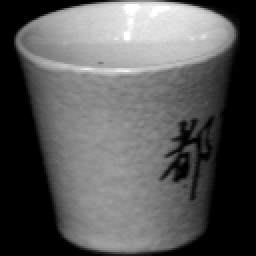
#> input picture LDMGI_code_toRun/data/coil20/obj12__56.png, 128 x 128 px (shown 2 times larger); its folder holds 4 pictures in this run
$ python -i download_COIL.py   (imports and definitions only)
#> lines starting #> are read from the running program, lines starting #| are printed output that depends on the picture
"""
Data loading and preprocessing for COIL-20 dataset
Assumes data is already in ./data/coil20/
"""

import numpy as np
import os
from PIL import Image
import glob


def load_coil20_images(data_dir='./data/coil20',
                       use_pca=False, n_components=None,
                       normalization='global'):
    """
    Load COIL-20 images from ./data/coil20/

    Handles multiple naming conventions:
    - obj{id}__{angle}.png where angle can be:
      * 0, 5, 10, ..., 355 (72 views, 5-degree increments)
      * 0, 1, 2, ..., 71 (72 views, sequential)

    Parameters:
    -----------
    data_dir : str
        Directory containing COIL-20 PNG files (default: './data/coil20')
    use_pca : bool
        Whether to apply PCA dimensionality reduction
    n_components : int
        Number of PCA components (if use_pca=True)
    normalization : str
        'global': normalize each feature across all images (recommended)
        'local': normalize each image independently
        'none': no normalization

    Returns:
    --------
    X : numpy.ndarray, shape (n_images, d)
        Feature matrix
    labels : numpy.ndarray, shape (n_images,)
        Object labels (0-19)
    """
#> called with data_dir = './data/coil20', use_pca = False, normalization = 'global'

    print(f"Loading COIL-20 images from {data_dir}...")

    # Check if directory exists
    if not os.path.exists(data_dir):
        raise FileNotFoundError(
            f"Directory not found: {data_dir}\n"
            f"Please place COIL-20 images in ./data/coil20/"
        )

    # Find all PNG files
    all_files = glob.glob(os.path.join(data_dir, "*.png"))

    if len(all_files) == 0:
        raise FileNotFoundError(
            f"No PNG files found in {data_dir}\n"
            f"Please place COIL-20 images in ./data/coil20/"
        )

    print(f"Found {len(all_files)} PNG files")

    # Show sample filenames to detect format
    sample_files = sorted([os.path.basename(f) for f in all_files])[:10]
    print(f"Sample filenames: {sample_files}")

    images = []
    labels = []
    filenames = []

    # Load all images
    for filepath in sorted(all_files):
        filename = os.path.basename(filepath)

        # Parse filename: obj{id}__{angle}.png
        if "__" in filename and filename.startswith("obj") and filename.endswith(".png"):
            try:
                # Extract object ID and angle
                parts = filename.replace(".png", "").split("__")
                obj_str = parts[0].replace("obj", "")
                obj_id = int(obj_str)
                angle_or_view = int(parts[1])

                # Validate object ID (should be 1-20)
                if not (1 <= obj_id <= 20):
                    continue  # Skip invalid object IDs

                # Accept any angle/view number - don't validate
                # (handles both 0-355 by 5, and 0-71 sequential formats)

                # Load and preprocess image
                img = Image.open(filepath).convert('L')  # Grayscale
#> img is the input picture: PIL image 128x128 L; min 0, max 255, mean 89
                img = img.resize((32, 32), Image.LANCZOS)  # Resize to 32x32
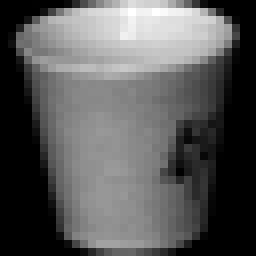
#> img: PIL image 32x32 L (shown 8 times larger); min 0, max 255, mean 89.4
                img_array = np.array(img).flatten().astype(np.float64)
#> img_array = 1024 values, max 255 at index 48, min 0 at index 0, mean 89.4
                img_array = img_array / 255.0  # Scale to [0, 1]
#> img_array = 1024 values, max 1 at index 48, min 0 at index 0, mean 0.351

                images.append(img_array)
                labels.append(obj_id - 1)  # Convert to 0-indexed (0-19)
                filenames.append(filename)

            except (ValueError, IndexError) as e:
                # Silently skip files that don't match the expected format
                continue
        else:
            # Try alternative format: obj{id}.png (single image per object)
            if filename.startswith("obj") and filename.endswith(".png") and "__" not in filename:
                try:
                    obj_id = int(filename.replace("obj", "").replace(".png", ""))

                    if not (1 <= obj_id <= 20):
                        continue

                    # Load and preprocess image
                    img = Image.open(filepath).convert('L')
                    img = img.resize((32, 32), Image.LANCZOS)
                    img_array = np.array(img).flatten().astype(np.float64)
                    img_array = img_array / 255.0

                    images.append(img_array)
                    labels.append(obj_id - 1)
                    filenames.append(filename)

                except ValueError:
                    continue
#> pass 2 of the loop in load_coil20_images, `for filepath in sorted(all_files):`:
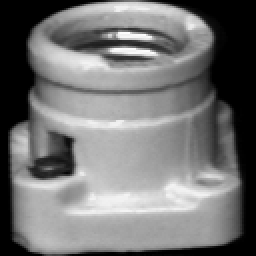
#> input picture LDMGI_code_toRun/data/coil20/obj14__53.png, 128 x 128 px (shown 2 times larger)
#> in load_coil20_images, img is the input picture: PIL image 128x128 L; min 0, max 254, mean 116.2
#> in load_coil20_images, `img = img.resize((32, 32), Image.LANCZOS)`:
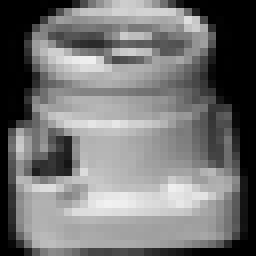
#> img: PIL image 32x32 L (shown 8 times larger); min 0, max 241, mean 116.8
#> in load_coil20_images, `img_array = np.array(img).flatten().astype(np.float64)`: img_array = 1024 values, max 241 at index 813, min 0 at index 0, mean 116.8
#> in load_coil20_images, `img_array = img_array / 255.0`: img_array = 1024 values, max 0.945 at index 813, min 0 at index 0, mean 0.458
#> pass 3 of the loop in load_coil20_images, `for filepath in sorted(all_files):`:
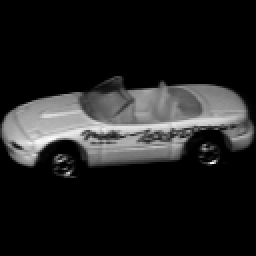
#> input picture LDMGI_code_toRun/data/coil20/obj19__69.png, 128 x 128 px (shown 2 times larger)
#> in load_coil20_images, img is the input picture: PIL image 128x128 L; min 0, max 254, mean 31.7
#> in load_coil20_images, `img = img.resize((32, 32), Image.LANCZOS)`:
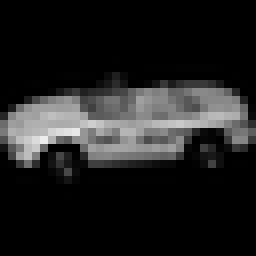
#> img: PIL image 32x32 L (shown 8 times larger); min 0, max 237, mean 32.1
#> in load_coil20_images, `img_array = np.array(img).flatten().astype(np.float64)`: img_array = 1024 values, max 237 at index 549, min 0 at index 0, mean 32.11
#> in load_coil20_images, `img_array = img_array / 255.0`: img_array = 1024 values, max 0.929 at index 549, min 0 at index 0, mean 0.126
#> the loop made 4 passes; the first 3 are shown

    if len(images) == 0:
        raise ValueError(
            f"No valid images could be loaded from {data_dir}\n"
            f"Please check the image files are in the correct format"
        )

    # Convert to numpy arrays
    X = np.array(images)
    labels = np.array(labels)

    print(f"\n{'='*70}")
    print(f"Dataset loaded successfully:")
    print(f"  Total images: {X.shape[0]}")
#|   Total images: 4
    print(f"  Feature dimension: {X.shape[1]} (32×32 pixels)")
#|   Feature dimension: 1024 (32×32 pixels)
    print(f"  Number of objects: {len(np.unique(labels))}")

    # Check dataset completeness
    label_counts = np.bincount(labels)
    print(f"  Images per object: min={label_counts.min()}, max={label_counts.max()}, mean={label_counts.mean():.1f}")

    if X.shape[0] == 1440:
        print(f"  ✓ Full COIL-20 dataset (20 objects × 72 views = 1,440 images)")
    elif X.shape[0] == 1800:
        print(f"  ✓ Extended COIL-20 dataset (20 objects × 90 views = 1,800 images)")
    elif X.shape[0] == 300:
        print(f"  ⚠ WARNING: Subset detected (300 images)")
        print(f"     The paper uses the FULL dataset with 1,440 images!")
        print(f"     Your results will NOT match the paper's results!")
    else:
        print(f"  ℹ Dataset size: {X.shape[0]} images")
#|   ℹ Dataset size: 4 images
        print(f"     Paper uses 1,440 images (20 objects × 72 views)")
    print(f"{'='*70}\n")

    # Apply normalization
    if normalization == 'global':
        # Global normalization: each feature (pixel) has zero mean and unit variance
        # This is standard for spectral clustering methods
        print("Applying global normalization (zero mean, unit variance per feature)...")
        X_mean = X.mean(axis=0, keepdims=True)
        X_std = X.std(axis=0, keepdims=True)
        X_std[X_std == 0] = 1  # Avoid division by zero
        X = (X - X_mean) / X_std

    elif normalization == 'local':
        # Local normalization: each image has zero mean and unit variance
        print("Applying local normalization (zero mean, unit variance per image)...")
        X_mean = X.mean(axis=1, keepdims=True)
        X_std = X.std(axis=1, keepdims=True)
        X_std[X_std == 0] = 1
        X = (X - X_mean) / X_std

    elif normalization == 'none':
        print("No normalization applied.")
    else:
        raise ValueError(f"Unknown normalization: {normalization}")

    # Optional PCA dimensionality reduction
    if use_pca and n_components is not None:
        from sklearn.decomposition import PCA
        print(f"\nApplying PCA: {X.shape[1]} -> {n_components} dimensions")
        pca = PCA(n_components=n_components, random_state=42)
        X = pca.fit_transform(X)
        print(f"  Explained variance: {pca.explained_variance_ratio_.sum():.2%}")

    print(f"\nFinal feature dimension: {X.shape[1]}\n")
#| Final feature dimension: 1024

    return X, labels

>>> result = load_coil20_images()
